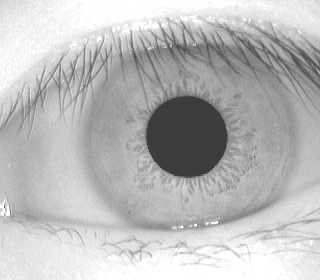
#> input picture code/proposal/iriscode_gen_using_masek_method/iris01.bmp, 320 x 280 px
$ jupyter execute --allow-errors Iris_codeGen_Masek-GrayScaleIris.ipynb   (older library calls are emulated)
#> lines starting #> are read from the running program, lines starting #| are printed output that depends on the picture; after the words box and inside, x2 and y2 are one past the last pixel; in counts of white or black regions, pixels touching at a corner belong together
# Generation of Iris code using Masek's method

## Segmentation step

[cell 1]
from __future__ import division, print_function
import cv2
import numpy as np
im = cv2.imread('iris01.bmp', cv2.CV_LOAD_IMAGE_GRAYSCALE)
#> im is the input picture: shape (280, 320); min 46, max 255, mean 186.8
im_blur = cv2.GaussianBlur(im, (3,3), 2, 2)
# Create a gray scale image into all the 3 planes ... for
# displaying with Matplotlib  # use cvtColor
h, w = im.shape
#> h = 280; w = 320
im_disp = np.empty((h,w,3), np.uint8)
im_disp[:,:,0] = im_blur[:,:]
im_disp[:,:,1] = im_blur[:,:]
im_disp[:,:,2] = im_blur[:,:]
#> (the rest of this cell did not finish here and is left out)

[cell 2]
# first detect the pupillary boundary (at least in this image it has higher contrast)
circles = cv2.HoughCircles(im_blur, cv2.cv.CV_HOUGH_GRADIENT, 1, 20,
                           param1=150, param2=50, minRadius=20, maxRadius=120)
#> circles = [[187.5, 136.5, 40.5]]

[cell 3]
print(circles.shape)
#| (1, 1, 3)
print(circles[0])
#| [[187.5 136.5  40.5]]

[cell 4]
circles = np.uint16(np.around(circles))
#> circles = [[188, 136, 40]]
for cx, cy, r in circles[0]:
    # draw the circumference
    cv2.circle(im_disp, (cx, cy), r, (0, 255, 0), 2, cv2.CV_AA)
    # draw the center
    cv2.circle(im_disp, (cx, cy), 1, (255, 0, 0), 2, cv2.CV_AA)
#> this loop made 1 pass
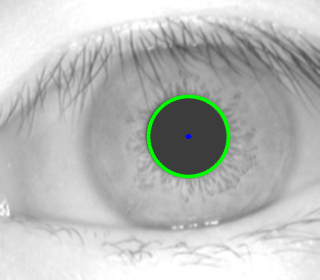
#> im_disp: shape (280, 320, 3); mean of channels 0, 1, 2 185.9, 188.4, 185.9; drawn as B, G, R

#> (the rest of this cell did not finish here and is left out)

[cell 5]
# Now detect the limbic boundary
circles = cv2.HoughCircles(im_blur, cv2.cv.CV_HOUGH_GRADIENT, 1, 20,
                           param1=10, param2=10, minRadius=200, maxRadius=0)
#> circles = 146 rows, first 8: [267.5, 251.5, 245.7], [82.5, 46.5, 221.1], [242.5, 238.5, 218.9], [210.5, 248.5, 210], [266.5, 16.5, 228.1], [217.5, 51.5, 206.8], [113.5, 222.5, 205.5], [203.5, 225.5, 203.3]

## Normalization step

#### Normalization (mask generation code is still left)

[cell 6]
from __future__ import division, print_function
import cv2
from scipy import interpolate
from scipy.interpolate import griddata
from iutils.imageutils.imageUtils import cv2mpl

np.set_printoptions(precision=4, linewidth=120, suppress=True)


def simple_interp(xo, yo, image):
    """This is a simple nearest neighbour interpolation
    The result from this function match that of numpy's griddata
    if the method is 'nearest'
    """
    r,t = xo.shape
    newimage = np.zeros((r,t))
    for i in range(r):
        for j in range(t):
            try:
                newimage[i][j] = image[int(round(yo[i][j]))][int(round(xo[i][j]))]
            except IndexError:
                newimage[i][j] = nan

    return newimage


def interpolation_griddata(xo, yo, image):
    """
    Note
    See: http://docs.scipy.org/doc/scipy/reference/generated/scipy.interpolate.griddata.html
    """
    # Create a flat array for the iris image
    rn, cl = image.shape
    rows, cols = np.meshgrid(range(cl), range(rn))
    flat_indices = array([list((i,j)) for i, j in zip(rows.flatten(), cols.flatten())])
    flat_image = image.flatten()
    grid_im = griddata(flat_indices, flat_image, (xo, yo), method='nearest')
    return grid_im


def normalize_iris(image, iris, pupil, rad_pixels, ang_div, pixels2exclude=1):
    """Function for unwarp the iris annulus from

    Parameters
    ==========
    image          : the input eye image to extract iris data from
    iris           : 3-tuple (iris_center_x, iris_center_y, iris_radius)
    pupil          : 3-tuple (pupil_center_x, pupil_center_y, pupil_radius)
    rad_pixels     : integer, radial resolution. It defines the vertical dimension of
                     the unwarpped iris section.
    ang_div        : angular resolution (number of spokes to extract from the iris annulas.
                     It defines the horizontal dimension of the unwarpped iris section
    pixels2exclude : odd integer, number of pixels to exclude at the pupillary boundary
                     and at the limbic boundary.

    Returns
    =======
    polar_array :

    """
    if not pixels2exclude % 2:
        pixels2exclude =  pixels2exclude + 1
    rad_pixels = rad_pixels + 2*pixels2exclude

    theta = linspace(0,2*np.pi, ang_div)

    # calculate the displacement of pupil center from the iris center
    ox = pupil[0] - iris[0]
    oy = pupil[1] - iris[1]

    # calculate alpha and beta
    sgn = -1 if ox <=0 else 1
    if oy and not ox:
        sgn = 1

    a = ox**2 + oy**2
    phi = np.arctan(oy/ox) if ox else np.phi/2
    b = sgn*np.cos(np.pi - phi - theta)

    # calculate the radius around the iris as a function of angle
    r = np.sqrt(a)*b + np.sqrt(a*b**2 - (a - iris[2]**2))
    r = r - pupil[2]
    rmat = np.tile(r, (rad_pixels, 1))
    r1 = np.linspace(0, 1, rad_pixels)
    r1mat = np.tile(r1, (ang_div, 1))
    rmat = rmat*r1mat.T
    rmat = rmat + pupil[2]

    # Exclude the values at the boundary of the pupillary boundary
    # and the limbic boundary
    rmat = rmat[pixels2exclude:-pixels2exclude,:]

    # calculate the location of each data point around the circular iris
    # in the cartesian plane
    ctheta = np.cos(theta)
    stheta = np.sin(theta)
    xo = rmat*ctheta[np.newaxis, ...] + pupil[0]
    yo = -1*rmat*stheta[np.newaxis, ...] + pupil[1]

    # extract intensity values into the normalized polar representation
    # using interpolation
    polar_array = simple_interp(xo, yo, image)
    #polar_array = interpolation_griddata(xo, yo, image)
    # Generation of polar mask
    polar_mask = None
    return polar_array, polar_mask, xo, yo

#### Test 1: Using the masked iris image generated by Masek's Matlab code

[cell 7]
## Test code
im = cv2.imread('iris01_noise.jpg', cv2.CV_LOAD_IMAGE_GRAYSCALE)
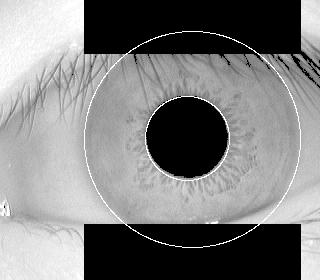
#> input picture code/proposal/iriscode_gen_using_masek_method/iris01_noise.jpg, 320 x 280 px
#> im is the input picture: shape (280, 320); min 0, max 255, mean 126.8
h, w = im.shape
# Parameters to test against Masek's output
iris = (192, 139, 108)
pupil = (187, 138, 42)

rad_pixels, ang_div = 20, 240 #5, 10  #20, 240

#> (the rest of this cell did not finish here and is left out)

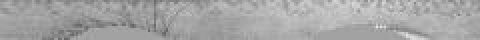
#> input picture code/proposal/iriscode_gen_using_masek_method/iris01_polar_array.jpg, 240 x 20 px (shown 2 times larger)
#> further down, polar_array is the input picture: shape (20, 240); min 101, max 229, mean 165.4

# For debugging
#print(xo)
#print(yo)
#print(polar_array)

fig1 = plt.figure(figsize=(6,8))
ax1 = fig1.add_subplot(111)
ax1.imshow(im, cmap='gray')
ax1.set_xlim(0,w); ax1.set_ylim(h,0);
plt.xticks([]); plt.yticks([]);
ax1.plot(xo,yo,'r.',markersize=2)

plt.figure()
plt.imshow(polar_array, cmap='gray');
plt.xticks([]); plt.yticks([]); plt.xlabel(r'$\theta$',fontsize='xx-large');
plt.ylabel(r'$r$',fontsize='xx-large');plt.title("Unwarpped iris");

## Encoding step

Each row of the unwrapped iris will be colvolved with 1-D Log-Gabor wavelets. This operation, done on each row of the unwrapped iris image, is performed in the frequecy domain.

[cell 8]
# Log-Gabor filter function
def logGabor(fo, sigma, N=50, sigmaOnf=False, fullSpec=True, freqBinOrder=0, fmat=None):
    """Returns the Log-Gabor filter tranfer function, Gw(f), calculated for positive
    frequencies (i.e. Gw = 0, for f <= 0)

    Parameters
    ----------
    fo    : center frequency
    sigma : bandwidth of the filter if `sigmaOnf` is False. If `sigmaOnf` if True,
            then this parameter is interpreted as `simga/fo`, which too controlls
            the bandwidth
    N     : Number of samples to generate in the frequency vector (default = 50)
            for the full spectrum, i.e. for 0 <= f < 1. Note that `f` is
            normalized frequency. If `fmat` is passed, then `N` is ignored.
    sigmaOnf : The bandwidth may also be set by specifying `sigmaOnf` instead of
            `sigma`. If this parameter is set to `True` then the parameter
            `sigma` is interpreted as `sigma/fo`.
    fullSpec : not relavent if `fmat` is passed. If true (default) and `fmat` is
             not passed, then the length of `Gw` and `fmat` vectors is N, the
             arrangement of frequency indices in `fmat` vector is determined by
             `freqBinOrder`
             If `fullSpec` if `False`, then only the transfer function corresponding
             to [0,0.5) is returned.
    freqBinOrder : determines the arrangement of the frequency bins in the returned
             transfer function.
             0 (default) = DC, positive_frequency, negative_frequency
             1 = negative_frequency, DC, positive_frequency
             The Nyquist frequency is present in the first bin of the negative_frequency
             group, if N if even.
    fmat   : frequency axis (1-D or 2-D array) optional, if provided, then (a 1-D)
            frequency index is not generated in the function. For 2-D log-Gabor
            filter transfer filters, the function expects the `fmat` to be passed.

    Returns
    -------
    Gw    : frequency response of the Log-Gabor filter
    fmat  : frequency vector (see above for details)

    """
    if fmat==None:      # since `fmat` is an ndarray, "if fmat:" syntax won't work
        if N%2: # odd
            fp = np.arange(0, 0.5, 1.0/N)
            fn = -1.0*fp[-1:0:-1]
        else:
            fp = np.arange(0, 0.5, 1.0/N)
            fn = np.arange(-0.5, 0, 1.0/N)
        f = fp               # Calculate only for the positive index.
    else:
        f = fmat.copy()      # since we are going to modify it inside, and don't
                             # want to change the original...
        f_full = f           # `f_full` is just a reference to `f`
    zero_ind = np.argwhere(f==0.0)
    f[zero_ind] = 1.0       # to avoid log(0)

    if sigmaOnf:
        sof = sigma
    else:
        sof = sigma/fo

    # Calculate the transfer function for the positive frequencies
    numr = -1.0*(np.log(f/fo))**2
    deno = 2.0*(np.log(sof))**2
    Gw = np.exp(numr/deno)
    Gw[zero_ind] = 0.0      # set the value of the zero-freq point back to 0
    f[zero_ind] = 0.0
    Gw_Nyq = np.exp((-1.0*(np.log(0.5/fo))**2)/(2.0*(np.log(sof))**2))

    # Combine the spectrum
    if fmat==None:
        Gw_full = np.zeros(N)
        if freqBinOrder:
            f_full = np.hstack((fn, f))
            Gw_full[N//2:] = Gw
            if N%2==0:
                Gw_full[0] = Gw_Nyq
        else:
            f_full = np.hstack((f, fn))
            Gw_full[0:(N+1)//2] = Gw
            if N%2==0:
                Gw_full[(N+1)//2] = Gw_Nyq
    else:
        Gw_full = Gw

    if fullSpec:
        return Gw_full, f_full
    else:
        return Gw, f

gaborconvolve function

[cell 9]
def gaborconvolve(image, nscales=1, minWavelength=18,mult=1, sigmaOnf=0.5):
    """Function for convolving each row of an image with 1-D log-Gabor
    filters. This is actually implemented in the frequency domain

    Parameters
    ----------
    image  : the image to filter using gaborconvolve (ndarray)
    nscales       : number of filters to use in encoding (integer)
    minWavelength : base wavelength (float)
    mult          : multiplicative factor between each filter (float)
    sigmaOnf      : bandwidth parameter (float)

    Returns
    -------
    filteredImg_stack : ndarray of complex valued convolution results.
                        the `ndim` for this array is 2<=ndim<=3. If `nscales`
                        is greater than 1, each of the filtered image
                        at different scales are in the 3rd dimension
    """
#> called with nscales = 1, minWavelength = 18, mult = 1, sigmaOnf = 0.5
    rows, cols = image.shape
#> rows = 20; cols = 240

    #if cols%2: # odd
    #    cols = cols -1

    filteredImg_stack = np.empty((rows, cols, nscales), dtype=np.complex64)
    wavelength = minWavelength


    # Get the Log-Gabor filter transfer function
    for i in range(nscales):
        fo = 1.0/wavelength
        Gw = np.zeros(cols)
        fvec = Gw.copy()
        Gw, fvec = logGabor(fo, sigmaOnf, cols, sigmaOnf=True)
        for r in range(rows):
            imgRow = image[r,0:cols]
            imgFFT = np.fft.fft(imgRow)
            filteredImg_stack[r,:,i] = np.fft.ifft(imgFFT*Gw)
        wavelength = wavelength*mult
#> after the loop, wavelength = 18
    return filteredImg_stack

**Input to the Encode block**

*IRIS DATA*

1. polar_array
2. noise_array

*FILTER PARAMETERS*

3. nscales (set to 1, in current implementation)
4. minWaveLength (set to 18, fo = 1/minWaveLength)
5. mult (is 1 or irrelavent), if nscales =1
6. sigmaOnf

**Output of the Encode block**

1.  template (IrisCode)
2.  mask

For testing purpose of this section, we will use the polar_array and noise_array generated by Masek's code

[cell 10]
def encodeIris(polar_array, noise_array, nscales=1, minWavelength=18,mult=1, sigmaOnf=0.5):
    """Returns an iris code template and mask from the normalized
    iris image.

    Parameters
    ----------
    polar_array   : normalized iris region (ndarray)
    noise_array   : corresponding normalized noise region map (ndarray)
    nscales       : number of filters to use in encoding (integer)
    minWavelength : base wavelength (float)
    mult          : multiplicative factor between each filter (float)
    sigmaOnf      : bandwidth parameter (float)

    Returns
    -------
    template      : the binary iris biometric template (ndarray)
    mask          : the binary iris noise mask (ndarray)

    Note
    -----
    This function was slightly modified from Masek's implementation. In this
    function, the complete template is formed by stacking the sub-templates
    of each scale one after the other.
    """
    filteredImg_stack = gaborconvolve(polar_array, nscales, minWavelength, mult, sigmaOnf)

    rows, cols = polar_array.shape
#> rows = 20; cols = 240
    template = np.zeros((rows, cols*2*nscales))
    mask = template.copy()

    for i in range(nscales):
        # Phase quantizations for every scale
        filt_data = filteredImg_stack[:,:,i]
        H1 = np.real(filt_data) > 0
        H2 = np.imag(filt_data) > 0
        # create noise mask for locations where the amplitude
        # is close to zero
        H3 = np.abs(filt_data) < 0.0001

        # create per scale template
        template_curr_scale = np.zeros((rows,2*cols))
        template_curr_scale[:,::2] = H1
        template_curr_scale[:,1::2] = H2
        # place into main template container array
        template[:,cols*2*i:cols*2*(i+1)] = template_curr_scale

        # noise_mask
        # TO DO: OR the noise_array
        mask_curr_scale = np.zeros((rows,2*cols))
        mask_curr_scale[:,::2] = H3
        mask_curr_scale[:,1::2] = H3
        # place into main mask container array
        mask[:,cols*2*i:cols*2*(i+1)] = mask_curr_scale
#> this loop made 1 pass
#> pass 1, in encodeIris, `H1 = np.real(filt_data) > 0`:
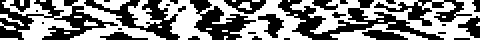
#> H1: shape (20, 240) bool (shown 2 times larger); 52.1% white; 30 black regions (18 under 20 px), largest, box (x1, y1, x2, y2) and area: (139, 0, 222, 20) 502, (0, 0, 59, 20) 451, (42, 0, 90, 20) 317
#> pass 1, in encodeIris, `H2 = np.imag(filt_data) > 0`:
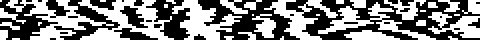
#> H2: shape (20, 240) bool (shown 2 times larger); 50.4% white; 29 black regions (20 under 20 px), largest, box (x1, y1, x2, y2) and area: (143, 0, 240, 20) 860, (99, 0, 150, 20) 484, (0, 0, 29, 20) 261
#> after the loop: mask: shape (20, 480) float64; every value is 0
#> after the loop:
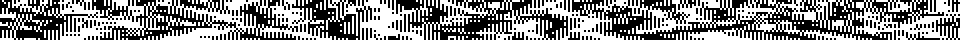
#> template: shape (20, 480) float64 (shown 2 times larger); values 0 (black) and 1 (white), 51.2% white; black in thin lines or dots
    return template, mask

[cell 11]
from __future__ import division, print_function
import cv2
import numpy as np


polar_array = cv2.imread('iris01_polar_array.jpg', cv2.CV_LOAD_IMAGE_GRAYSCALE)
template, mask = encodeIris(polar_array, noise_array=2, nscales=1, minWavelength=18,mult=1, sigmaOnf=0.5)

[cell 12]
template.shape
#> Out = (20, 480)
